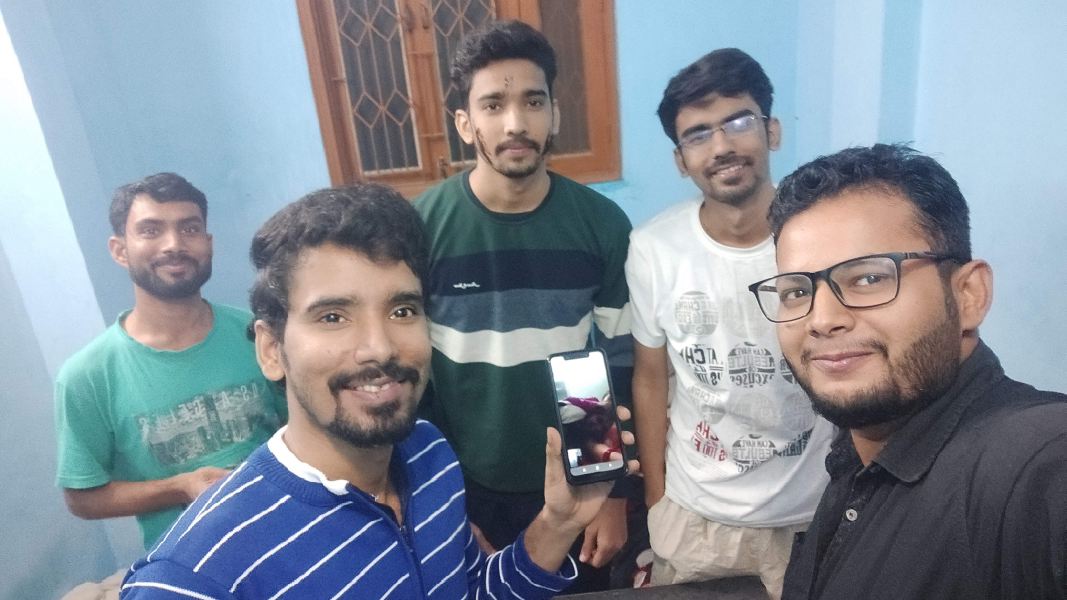
#> input picture birthday.jpg, 5333 x 3000 px (shown at 1/5 size)
$ python face.py
#> lines starting #> are read from the running program, lines starting #| are printed output that depends on the picture
import cv2 as cv

face_cascade = cv.CascadeClassifier('haarcascade_frontalface_default.xml')


img = cv.imread('birthday.jpg')
#> img is the input picture: shape (3000, 5333, 3); mean B, G, R 150.8, 140.8, 132.4


gray = cv.cvtColor(img, cv.COLOR_BGR2GRAY)
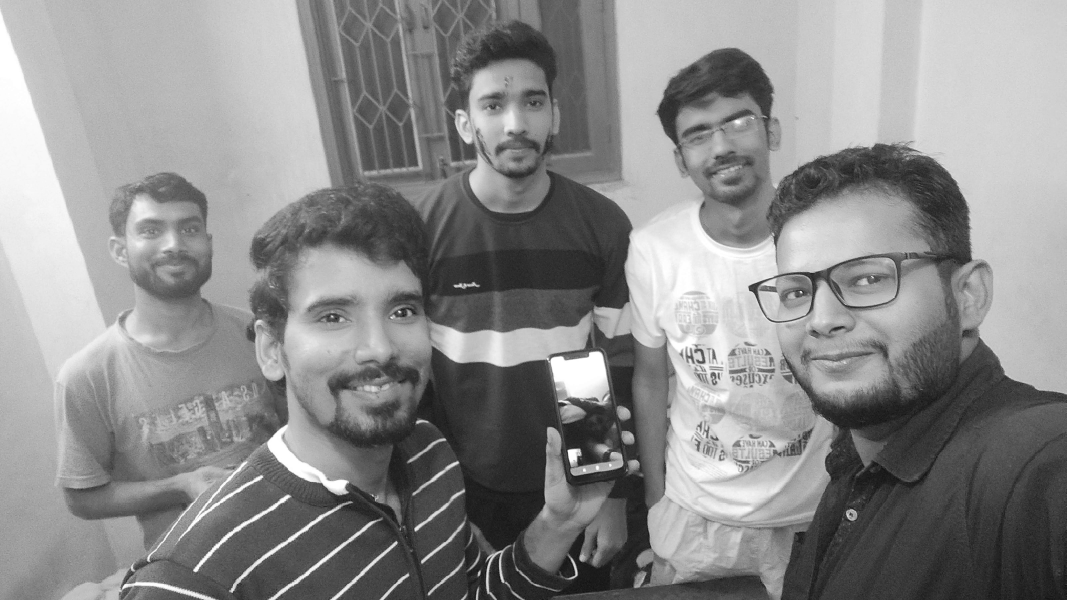
#> gray: shape (3000, 5333) (shown at 1/5 size); min 2, max 255, mean 139.4


faces = face_cascade.detectMultiScale(gray, 1.1, 4)
#> faces = [[1841, 670, 29, 29], [3353, 2158, 119, 119], [601, 950, 501, 501], [2284, 294, 587, 587], [3300, 409, 591, 591], [3757, 1017, 1008, 1008], [1347, 1185, 987, 987]]


for (x, y, w, h) in faces:
    cv.rectangle(img, (x, y), (x + w, y + h), (255, 0, 0), 2)
#> this loop made 7 passes

# Output
small=cv.resize(img,(0,0), fx=0.3, fy=0.3)
cv.imshow('img', small)
cv.waitKey()
